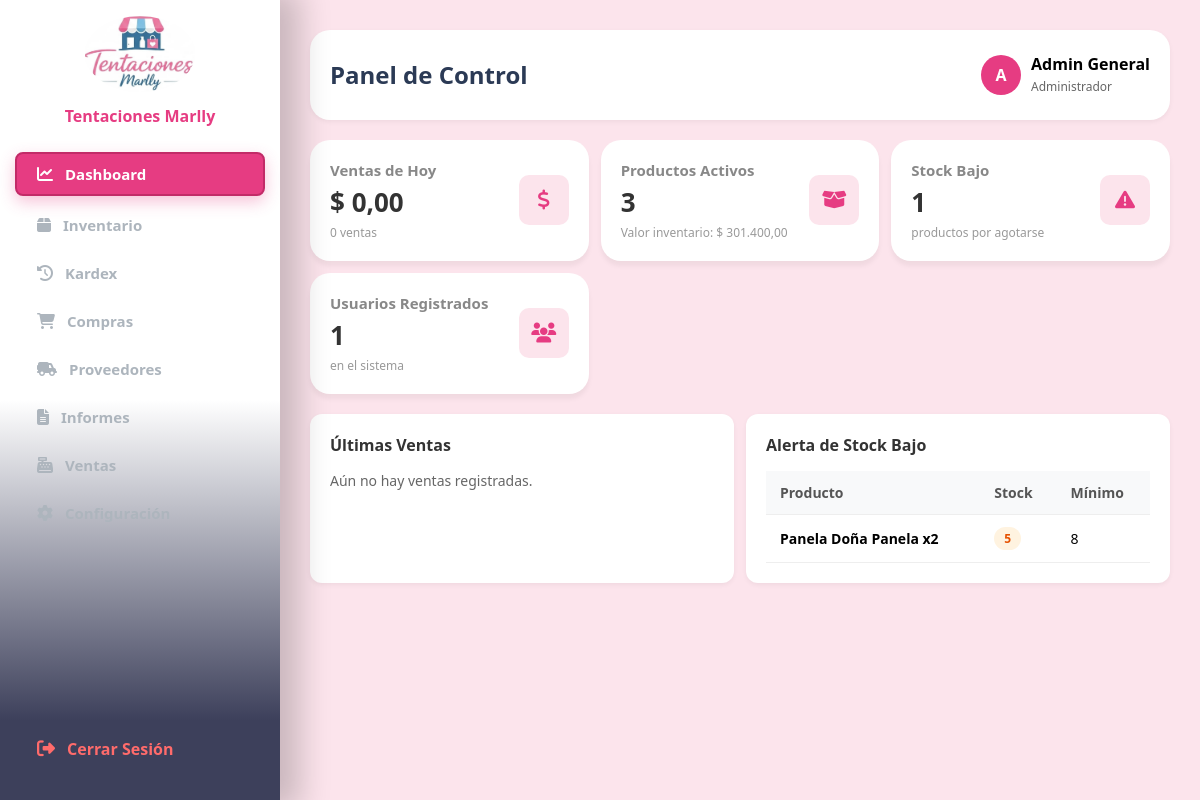
Screenshot of /view/dashboard.php (signed in) with the database file from the repository.
### tables this page shows
CREATE TABLE IF NOT EXISTS productos (
  id_producto INT AUTO_INCREMENT PRIMARY KEY,
  codigo_barras VARCHAR(50) NULL UNIQUE,
  nombre VARCHAR(150) NOT NULL,
  descripcion TEXT NULL,
  categoria VARCHAR(80) NULL,
  precio_compra DECIMAL(12,2) NOT NULL DEFAULT 0,
  precio_venta DECIMAL(12,2) NOT NULL DEFAULT 0,
  cantidad_stock INT NOT NULL DEFAULT 0,
  stock_minimo INT NOT NULL DEFAULT 0,
  id_proveedor INT NULL,
  estado ENUM('activo','inactivo') NOT NULL DEFAULT 'activo',
  creado_en DATETIME NOT NULL DEFAULT CURRENT_TIMESTAMP,
  fecha_modificacion DATETIME NULL,
  id_usuario_modificacion INT NULL,
  CONSTRAINT fk_productos_proveedor FOREIGN KEY (id_proveedor)
    REFERENCES proveedores (id_proveedor) ON DELETE SET NULL,
  CONSTRAINT fk_productos_usuario FOREIGN KEY (id_usuario_modificacion)
    REFERENCES usuarios (id) ON DELETE SET NULL,
  INDEX idx_productos_nombre (nombre),
  INDEX idx_productos_categoria (categoria)
);

### config/Connection.php (called while the page is built, shortened)
<?php
class Connection
{
    public function __construct()
    {
        $dsn = 'mysql:host=' . DB_HOST . ';dbname=' . DB_NAME . ';charset=utf8mb4';
        $options = [
            PDO::ATTR_ERRMODE => PDO::ERRMODE_EXCEPTION,
            PDO::ATTR_DEFAULT_FETCH_MODE => PDO::FETCH_ASSOC,
            PDO::ATTR_EMULATE_PREPARES => false,
        ];
        try {
            $this->conn = new PDO($dsn, DB_USER, DB_PASS, $options);
        } catch (PDOException $e) {
            error_log('DB connection failed: ' . $e->getMessage());
            http_response_code(500);
            exit(APP_DEBUG
                ? 'Error de conexión a la base de datos. Revisa el archivo .env'
                : 'Error interno del servidor.');
        }
    }
}

### model/venta.php (called while the page is built, shortened)
<?php
require_once __DIR__ . '/../config/Connection.php';
class Venta
{
    private PDO $db;
    public function __construct()
    {
        $this->db = (new Connection())->conn;
    }
    public function resumenHoy(): array
    {
        $stmt = $this->db->query(
            "SELECT COUNT(*) AS cantidad, COALESCE(SUM(total), 0) AS total
             FROM ventas WHERE DATE(fecha) = CURDATE() AND estado = 'completada'"
        );
        return $stmt->fetch() ?: ['cantidad' => 0, 'total' => 0];
    }
}

### helpers/functions.php (called while the page is built, shortened)
<?php
function e($value): string
{
    return htmlspecialchars((string) ($value ?? ''), ENT_QUOTES, 'UTF-8');
}
function money($n): string
{
    return '$ ' . number_format((float) $n, 2, ',', '.');
}

### model/producto.php (called while the page is built, shortened)
<?php
require_once __DIR__ . '/../config/Connection.php';
class Producto
{
    private PDO $db;
    public function __construct()
    {
        $this->db = (new Connection())->conn;
    }
    public function conStockBajo(): array
    {
        return $this->db->query(
            "SELECT id_producto, codigo_barras, nombre, categoria, cantidad_stock, stock_minimo
             FROM productos WHERE estado = 'activo' AND cantidad_stock <= stock_minimo
             ORDER BY cantidad_stock ASC"
        )->fetchAll();
    }
    public function contarActivos(): int
    {
        return (int) $this->db->query(
            "SELECT COUNT(*) FROM productos WHERE estado = 'activo'"
        )->fetchColumn();
    }
    public function valorInventario(): float
    {
        return (float) $this->db->query(
            "SELECT COALESCE(SUM(cantidad_stock * precio_compra), 0)
             FROM productos WHERE estado = 'activo'"
        )->fetchColumn();
    }
}

### model/usuario.php (called while the page is built, shortened)
<?php
require_once __DIR__ . '/../config/Connection.php';
class Usuario
{
    private PDO $db;
    public function __construct()
    {
        $this->db = (new Connection())->conn;
    }
    public function contarUsuarios(): int
    {
        return (int) $this->db->query("SELECT COUNT(*) FROM usuarios")->fetchColumn();
    }
}

### view/dashboard.php (the view, shortened to what this page needs)
<?php
require_once __DIR__ . '/../model/usuario.php';
require_once __DIR__ . '/../model/producto.php';
require_once __DIR__ . '/../model/venta.php';
$hoy = (new Venta())->resumenHoy();
$prodModel = new Producto();
$totalProductos = $prodModel->contarActivos();
$stockBajo = $prodModel->conStockBajo();
$totalUsuarios = (new Usuario())->contarUsuarios();
$ultimasVentas = (new Venta())->ultimas(5);
require __DIR__ . '/partials/head.php';
?>
<?php $tituloNavbar = 'Panel de Control'; require __DIR__ . '/partials/navbar.php'; ?>
<section class="cards-grid">
    <div class="card">
        <div class="card-info">
            <h4>Ventas de Hoy</h4>
            <span><?= e(money($hoy['total'] ?? 0)) ?></span>
            <small><?= (int) ($hoy['cantidad'] ?? 0) ?> ventas</small>
        </div>
        <div class="card-icon"><i class="fa-solid fa-dollar-sign"></i></div>
    </div>
    <div class="card">
        <div class="card-info">
            <h4>Productos Activos</h4>
            <span><?= e($totalProductos) ?></span>
            <small>Valor inventario: <?= e(money($prodModel->valorInventario())) ?></small>
        </div>
        <div class="card-icon"><i class="fa-solid fa-box-open"></i></div>
    </div>
    <div class="card">
        <div class="card-info">
            <h4>Stock Bajo</h4>
            <span><?= e(count($stockBajo)) ?></span>
            <small>productos por agotarse</small>
        </div>
        <div class="card-icon"><i class="fa-solid fa-triangle-exclamation"></i></div>
    </div>
    <div class="card">
        <div class="card-info">
            <h4>Usuarios Registrados</h4>
            <span><?= e($totalUsuarios) ?></span>
            <small>en el sistema</small>
        </div>
        <div class="card-icon"><i class="fa-solid fa-users"></i></div>
    </div>
</section>
<section class="grid-2">
    <div class="content-box">
        <h3>Últimas Ventas</h3>
        <?php if (empty($ultimasVentas)): ?>
            <p class="muted">Aún no hay ventas registradas.</p>
        <?php endif; ?>
    </div>
    <div class="content-box">
        <h3>Alerta de Stock Bajo</h3>
        <?php if (empty($stockBajo)): ?>
            <p class="muted">Sin alertas. Todo el inventario está por encima del mínimo.</p>
        <?php else: ?>
            <table>
                <thead><tr><th>Producto</th><th>Stock</th><th>Mínimo</th></tr></thead>
                <tbody>
                    <?php foreach ($stockBajo as $p): ?>
                        <tr>
                            <td><strong><?= e($p['nombre']) ?></strong></td>
                            <td><span class="badge badge-bajo"><?= e($p['cantidad_stock']) ?></span></td>
                            <td><?= e($p['stock_minimo']) ?></td>
                        </tr>
                    <?php endforeach; ?>
                </tbody>
            </table>
        <?php endif; ?>
    </div>
</section>
<?php require __DIR__ . '/partials/foot.php'; ?>

### public/styles/app.css (style rules this page uses)
* { margin: 0; padding: 0; box-sizing: border-box; }
body { font-family: 'Segoe UI', sans-serif; background: #ffd8e8; min-height: 100vh; }
html:has(.sidebar), html:has(.sidebar) body { height: 100%; overflow: hidden; }
body:has(.sidebar) { display: flex; background-color: #fce4ec; height: 100vh; height: 100dvh; overflow: hidden; }
.muted { color: #666; font-size: 14px; margin-bottom: 16px; }
.cards-grid { display: grid; grid-template-columns: repeat(auto-fit, minmax(220px, 1fr)); gap: 12px; margin-bottom: 20px; }
.card { background: #fff; padding: 20px; border-radius: 20px; box-shadow: 0 5px 5px rgba(0, 0, 0, 0.05); display: flex; align-items: center; justify-content: space-between; gap: 10px; }
.card-info h4 { font-size: 15px; color: #888; margin-bottom: 4px; }
.card-info span { font-size: 26px; font-weight: bold; color: #333; }
.card-info small { display: block; color: #999; font-size: 12px; margin-top: 4px; }
.card-icon { width: 50px; height: 50px; min-width: 50px; border-radius: 10px; background: #fce4ec; color: #e63c82; display: flex; align-items: center; justify-content: center; font-size: 20px; }
.content-box, .crud-card { background: #fff; padding: 20px; border-radius: 12px; box-shadow: 0 2px 5px rgba(0, 0, 0, 0.05); margin-bottom: 20px; }
.content-box h3, .crud-card h3 { font-size: 16px; margin-bottom: 15px; color: #333; }
.grid-2 { display: grid; grid-template-columns: repeat(auto-fit, minmax(320px, 1fr)); gap: 12px; }
table { width: 100%; border-collapse: collapse; margin-top: 10px; }
th, td { padding: 12px 14px; text-align: left; border-bottom: 1px solid #eee; font-size: 14px; }
th { background-color: #f8f9fa; color: #555; }
.badge { display: inline-block; padding: 3px 10px; border-radius: 20px; font-size: 12px; font-weight: 700; }
.badge-bajo { background: #fff3e0; color: #e65100; }

### rows the page displays
productos: nombre "Panela Doña Panela x2", cantidad_stock "5", stock_minimo "8"

### other values shown
$tituloNavbar "Panel de Control"
mb_substr($nombreNavbar !== '' ? $nombreNavbar : '?', 0, 1) "A"
$nombreNavbar "Admin General"
$rolNavbar "Administrador"
money($hoy['total'] ?? 0) "$ 0,00"
$hoy['cantidad'] "0"
$totalProductos "3"
money($prodModel->valorInventario()) "$ 301.400,00"
count($stockBajo) "1"
$totalUsuarios "1"
